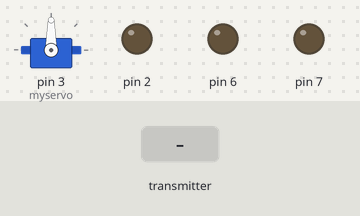
Simulated run of this sketch. Board: Arduino Uno, built with avr-gcc and run on an emulated ATmega328P. On the bench: servo, output pins drawn as LEDs (lit = HIGH). The test bench sets the inputs (shaded band). No radio packets arrive unless stated.

Above: at 1.2 s.
1.3 s: the transmitter starts sending DATA.0 = 0
At 2.4 s:
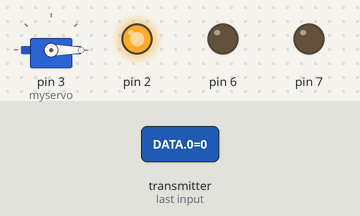
2.8 s: the transmitter starts sending DATA.1 = 1023
At 3.2 s:
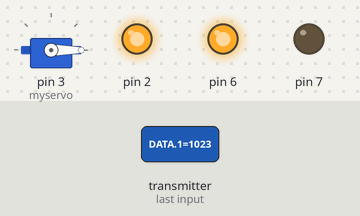
4.3 s: the transmitter starts sending DATA.0 = 256
At 5.1 s:
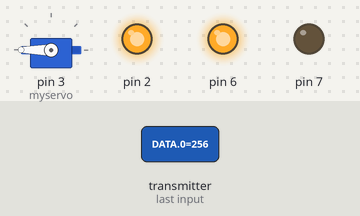
5.8 s: the transmitter starts sending DATA.1 = 0
At 6.4 s:
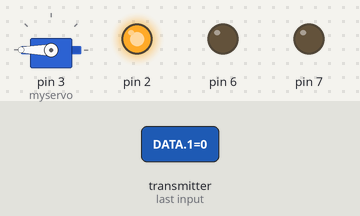
7.3 s: the transmitter starts sending DATA.0 = 1023
At 8.4 s:
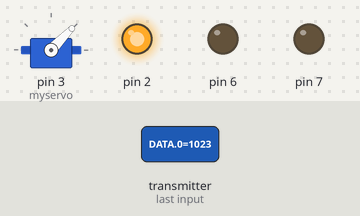
8.8 s: the transmitter starts sending DATA.1 = 1023
At 9.7 s:
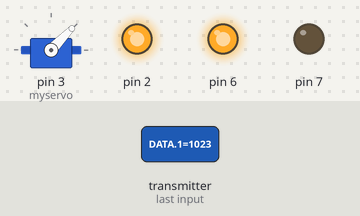
Timing chart, 0 to 11.3 s (numbered marks = the images above; inputs shaded):
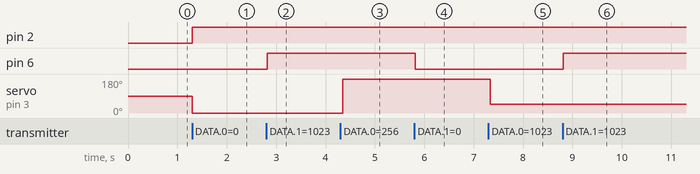

The sketch:

rcRobotRec.ino
```cpp
#include <RF24.h>
#include <SPI.h>
#include <Servo.h>

Servo myservo;
RF24 radio(9,10);
const byte rxAddr[6] = "00001";
int DATA[3];

void setup()
{

  radio.begin();
  radio.openReadingPipe(0,rxAddr);
  radio.startListening();

  myservo.attach(3);

  pinMode(2,OUTPUT);
  pinMode(3,OUTPUT);
  pinMode(7,OUTPUT);
  pinMode(6,OUTPUT);
}

void loop()
{
  while(radio.available())
  {
    radio.read(DATA,sizeof(DATA));
    if(DATA[1] < 0)
    {
      digitalWrite(2,0);
      digitalWrite(7,1);
      analogWrite(6,DATA[1]*-1);
    }
    else
    {
      digitalWrite(2,1);
      digitalWrite(7,0);
      analogWrite(6,DATA[1]);
    }

    myservo.write(DATA[0]);
    delay(50);
  }
}
```

Measured:
- after the input at 1.3 s, pin 2: LOW → HIGH at once; servo on pin 3 (myservo): 90° → 0° at once
- after the input at 2.8 s, pin 6: LOW → HIGH at once
- after the input at 4.3 s, servo on pin 3 (myservo): 0° → 180° after 0.05 s
- after the input at 5.8 s, pin 6: HIGH → LOW at once
- after the input at 7.3 s, servo on pin 3 (myservo): 180° → 46° at once
- after the input at 8.8 s, pin 6: LOW → HIGH at once
